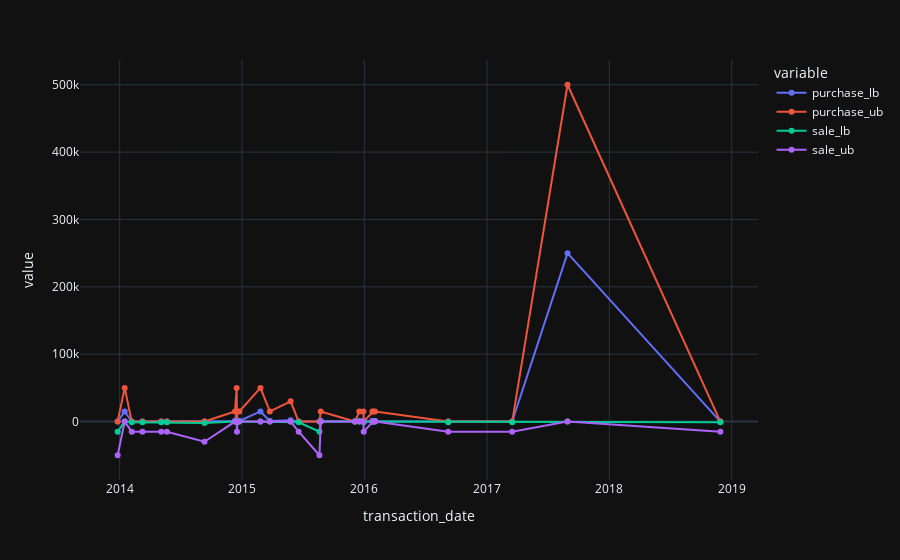

The cell this chart's notebook holds for it:
### Code cell
fig_alt = px.line(purchase_sales_lb_ub_df, x = 'transaction_date', y = ['purchase_lb', 'purchase_ub', 'sale_lb', 'sale_ub'])
fig_alt.update_traces(mode='markers+lines')
fig_alt.show()

### Figure 1 — Plotly figure (JSON) as saved in the notebook; plotly's stock layout.template omitted (floating-point values rounded to 4 significant figures)
{"data": [{"hovertemplate": "variable=purchase_lb<br>transaction_date=%{x}<br>value=%{y}<extra></extra>", "legendgroup": "purchase_lb", "line": {"color": "#636efa", "dash": "solid"}, "marker": {"symbol": "circle"}, "mode": "markers+lines", "name": "purchase_lb", "orientation": "v", "showlegend": true, "x": ["2013-12-26T00:00:00", "2014-01-16T00:00:00", "2014-02-06T00:00:00", "2014-03-10T00:00:00", "2014-05-05T00:00:00", "2014-05-22T00:00:00", "2014-09-11T00:00:00", "2014-12-11T00:00:00", "2014-12-16T00:00:00", "2014-12-17T00:00:00", "2014-12-18T00:00:00", "2014-12-24T00:00:00", "2015-02-25T00:00:00", "2015-03-25T00:00:00", "2015-05-26T00:00:00", "2015-06-19T00:00:00", "2015-08-20T00:00:00", "2015-08-24T00:00:00", "2015-12-04T00:00:00", "2015-12-17T00:00:00", "2015-12-29T00:00:00", "2015-12-30T00:00:00", "2016-01-25T00:00:00", "2016-01-27T00:00:00", "2016-02-02T00:00:00", "2016-09-07T00:00:00", "2017-03-17T00:00:00", "2017-08-29T00:00:00", "2018-11-28T00:00:00"], "xaxis": "x", "y": [0, 15001, 0, 0, 0, 0, 0, 1001, 15001, 0, 1001, 1001, 15001, 1001, 2002, 0, 0, 1001, 0, 1001, 1001, 0, 1001, 1001, 1001, 0, 0, 250001, 0], "yaxis": "y", "type": "scatter"}, {"hovertemplate": "variable=purchase_ub<br>transaction_date=%{x}<br>value=%{y}<extra></extra>", "legendgroup": "purchase_ub", "line": {"color": "#EF553B", "dash": "solid"}, "marker": {"symbol": "circle"}, "mode": "markers+lines", "name": "purchase_ub", "orientation": "v", "showlegend": true, "x": ["2013-12-26T00:00:00", "2014-01-16T00:00:00", "2014-02-06T00:00:00", "2014-03-10T00:00:00", "2014-05-05T00:00:00", "2014-05-22T00:00:00", "2014-09-11T00:00:00", "2014-12-11T00:00:00", "2014-12-16T00:00:00", "2014-12-17T00:00:00", "2014-12-18T00:00:00", "2014-12-24T00:00:00", "2015-02-25T00:00:00", "2015-03-25T00:00:00", "2015-05-26T00:00:00", "2015-06-19T00:00:00", "2015-08-20T00:00:00", "2015-08-24T00:00:00", "2015-12-04T00:00:00", "2015-12-17T00:00:00", "2015-12-29T00:00:00", "2015-12-30T00:00:00", "2016-01-25T00:00:00", "2016-01-27T00:00:00", "2016-02-02T00:00:00", "2016-09-07T00:00:00", "2017-03-17T00:00:00", "2017-08-29T00:00:00", "2018-11-28T00:00:00"], "xaxis": "x", "y": [0, 50000, 0, 0, 0, 0, 0, 15000, 50000, 0, 15000, 15000, 50000, 15000, 30000, 0, 0, 15000, 0, 15000, 15000, 0, 15000, 15000, 15000, 0, 0, 500000, 0], "yaxis": "y", "type": "scatter"}, {"hovertemplate": "variable=sale_lb<br>transaction_date=%{x}<br>value=%{y}<extra></extra>", "legendgroup": "sale_lb", "line": {"color": "#00cc96", "dash": "solid"}, "marker": {"symbol": "circle"}, "mode": "markers+lines", "name": "sale_lb", "orientation": "v", "showlegend": true, "x": ["2013-12-26T00:00:00", "2014-01-16T00:00:00", "2014-02-06T00:00:00", "2014-03-10T00:00:00", "2014-05-05T00:00:00", "2014-05-22T00:00:00", "2014-09-11T00:00:00", "2014-12-11T00:00:00", "2014-12-16T00:00:00", "2014-12-17T00:00:00", "2014-12-18T00:00:00", "2014-12-24T00:00:00", "2015-02-25T00:00:00", "2015-03-25T00:00:00", "2015-05-26T00:00:00", "2015-06-19T00:00:00", "2015-08-20T00:00:00", "2015-08-24T00:00:00", "2015-12-04T00:00:00", "2015-12-17T00:00:00", "2015-12-29T00:00:00", "2015-12-30T00:00:00", "2016-01-25T00:00:00", "2016-01-27T00:00:00", "2016-02-02T00:00:00", "2016-09-07T00:00:00", "2017-03-17T00:00:00", "2017-08-29T00:00:00", "2018-11-28T00:00:00"], "xaxis": "x", "y": [-15001, 0, -1001, -1001, -1001, -1001, -2002, 0, 0, -1001, 0, 0, 0, 0, 0, -1001, -15001, 0, 0, 0, 0, -1001, 0, 0, 0, -1001, -1001, 0, -1001], "yaxis": "y", "type": "scatter"}, {"hovertemplate": "variable=sale_ub<br>transaction_date=%{x}<br>value=%{y}<extra></extra>", "legendgroup": "sale_ub", "line": {"color": "#ab63fa", "dash": "solid"}, "marker": {"symbol": "circle"}, "mode": "markers+lines", "name": "sale_ub", "orientation": "v", "showlegend": true, "x": ["2013-12-26T00:00:00", "2014-01-16T00:00:00", "2014-02-06T00:00:00", "2014-03-10T00:00:00", "2014-05-05T00:00:00", "2014-05-22T00:00:00", "2014-09-11T00:00:00", "2014-12-11T00:00:00", "2014-12-16T00:00:00", "2014-12-17T00:00:00", "2014-12-18T00:00:00", "2014-12-24T00:00:00", "2015-02-25T00:00:00", "2015-03-25T00:00:00", "2015-05-26T00:00:00", "2015-06-19T00:00:00", "2015-08-20T00:00:00", "2015-08-24T00:00:00", "2015-12-04T00:00:00", "2015-12-17T00:00:00", "2015-12-29T00:00:00", "2015-12-30T00:00:00", "2016-01-25T00:00:00", "2016-01-27T00:00:00", "2016-02-02T00:00:00", "2016-09-07T00:00:00", "2017-03-17T00:00:00", "2017-08-29T00:00:00", "2018-11-28T00:00:00"], "xaxis": "x", "y": [-50000, 0, -15000, -15000, -15000, -15000, -30000, 0, 0, -15000, 0, 0, 0, 0, 0, -15000, -50000, 0, 0, 0, 0, -15000, 0, 0, 0, -15000, -15000, 0, -15000], "yaxis": "y", "type": "scatter"}], "layout": {"xaxis": {"anchor": "y", "domain": [0.0, 1.0], "title": {"text": "transaction_date"}}, "yaxis": {"anchor": "x", "domain": [0.0, 1.0], "title": {"text": "value"}}, "legend": {"title": {"text": "variable"}, "tracegroupgap": 0}, "margin": {"t": 60}}}
